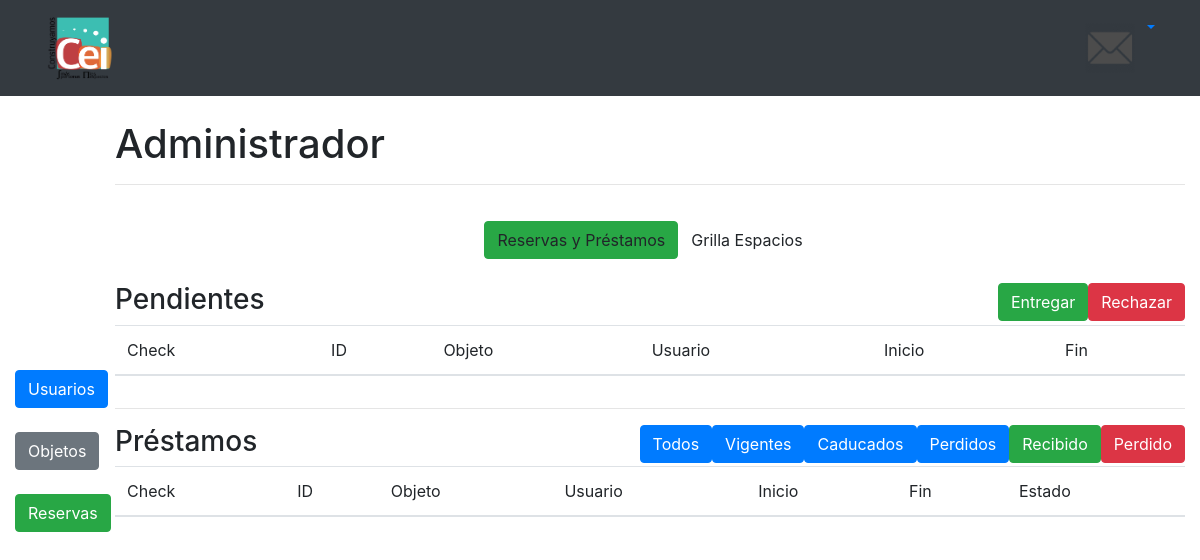
/administracion/reservas/ (signed in), run on an earlier commit of the app's database.
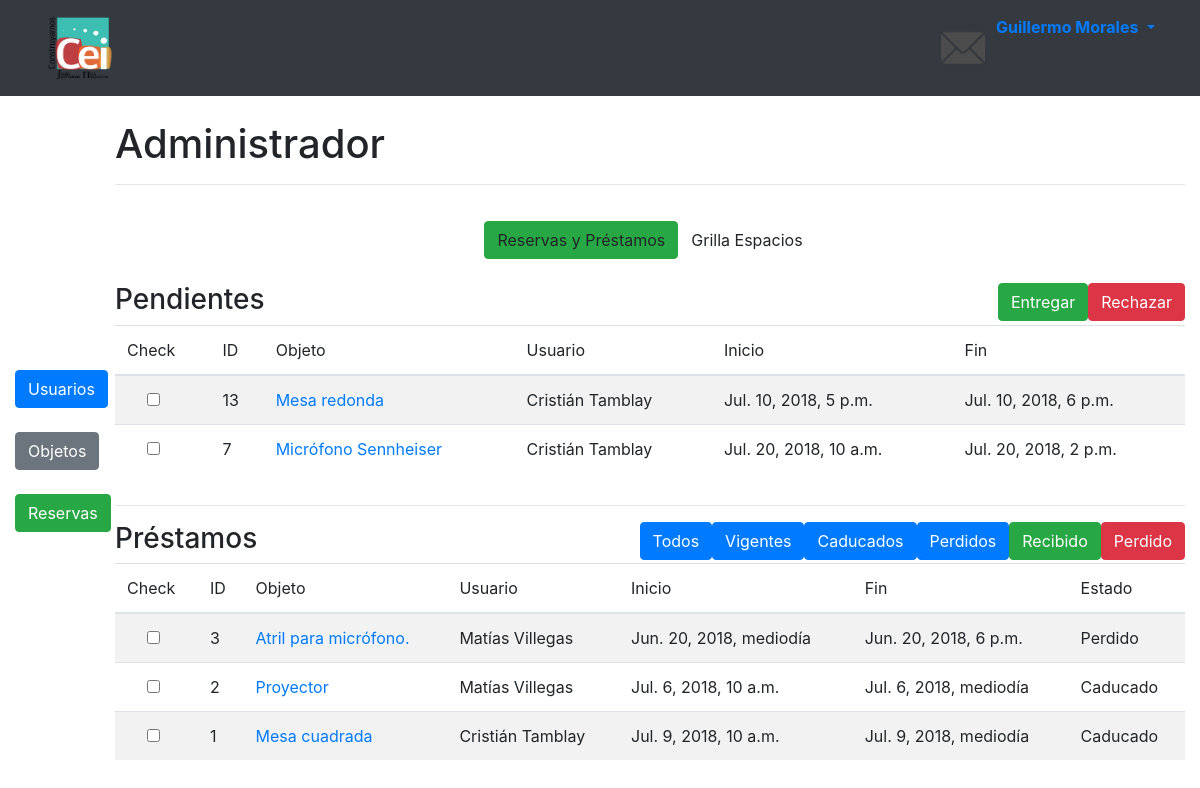
And on a later commit of the database.
### userprofile/models.py (models this page shows, shortened)
class Perfil(models.Model):
    nombre = models.CharField(max_length=200)
    rut = models.CharField(max_length=200)
    correo = models.OneToOneField(User, on_delete=models.CASCADE)
    habilitado = models.BooleanField()

### reservas/models.py (models this page shows, shortened)
class ReservaArticulo(models.Model):
    articulo = models.ForeignKey(Articulos, on_delete=models.CASCADE)
    perfil = models.ForeignKey(Perfil, on_delete=models.CASCADE)
    inicio = models.DateTimeField()
    final = models.DateTimeField()
    ESTADOS_RES = ((1, 'Pendiente'), (2, 'Entregado'), (3, 'Rechazado'))
    estado_reserva = models.IntegerField(choices=ESTADOS_RES, default=1)
    def get_cname(self):
        class_name = self.__class__.__name__
        return class_name

### articulos/models.py (models this page shows, shortened)
class Articulos(models.Model):
    ESTADOS_ART = ((1, 'Disponible'), (2, 'Prestado'), (3, 'Reparación'), (4, 'Perdido'))
    estado_articulo = models.IntegerField(choices=ESTADOS_ART, default=1)
    nombre_articulo = models.CharField(max_length=200)
    descripcion_articulo = models.CharField(max_length=1500)
    foto_articulo = models.ImageField(upload_to='uploads/fotos_articulos')

### prestamos/models.py (models this page shows)
class PrestamoArticulo(models.Model):
    reserva = models.ForeignKey(ReservaArticulo, on_delete=models.CASCADE)
    administrador = models.ForeignKey(Perfil, on_delete=models.CASCADE)
    ESTADOS_PRES = ((1, 'Vigente'), (2, 'Caducado'), (3, 'Perdido'))
    estado_prestamo = models.IntegerField(choices=ESTADOS_PRES, default=1)

### adminlanding/views.py (the view)
# urls.py: path('administracion/reservas/', admin_views.reservas),
def reservas(request):
    if not request.user.is_authenticated or not request.user.is_superuser:
        return redirect('/home/')
    else:
        perfil = Perfil.objects.get(correo=request.user.id)
        reservas_articulos = ReservaArticulo.objects.filter(estado_reserva=1)
        reservas_espacios = ReservaEspacio.objects.filter(estado_reserva=1)
        prestamos_articulos = PrestamoArticulo.objects.all()
        prestamos_espacios = PrestamoEspacio.objects.all()
        lista_reservas = list(reservas_articulos)+list(reservas_espacios)
        lista_prestamos = list(prestamos_articulos)+list(prestamos_espacios)
        lista_reservas.sort(key=lambda x: x.inicio)
        lista_prestamos.sort(key=lambda x: x.reserva.inicio)
        if request.method == 'POST':
            if 'todos' in request.POST:
                prestamos_articulos = PrestamoArticulo.objects.all()
                prestamos_espacios = PrestamoEspacio.objects.all()
                lista_prestamos = list(prestamos_articulos) + list(prestamos_espacios)
                context = {'perfil': perfil, 'lista_reservas': lista_reservas, 'lista_prestamos': lista_prestamos}
                return render(request, 'admin_landing/admin_reservas.html', context)
            elif 'filtro' in request.POST:
                prestamos_articulos = PrestamoArticulo.objects.filter(estado_prestamo=request.POST.get("filtro",""))
                prestamos_espacios = PrestamoEspacio.objects.filter(estado_prestamo=request.POST.get("filtro",""))
                lista_prestamos = list(prestamos_articulos) + list(prestamos_espacios)
                context = {'perfil': perfil, 'lista_reservas': lista_reservas, 'lista_prestamos': lista_prestamos}
                return render(request, 'admin_landing/admin_reservas.html', context)
            elif 'entregar' in request.POST:
                presionados = request.POST.getlist('checks[]')
                for marcado in presionados:
                    info = marcado.split(" ")
                    if 'ReservaArticulo' in info:
                        reserva = ReservaArticulo.objects.get(pk=info[0])
                        reserva.estado_reserva = 2
                        query = PrestamoArticulo(reserva=reserva, administrador=perfil, estado_prestamo=1)
                        query.save()
                        reserva.save()
                    else:
                        reserva = ReservaEspacio.objects.get(pk=info[0])
                        reserva.estado_reserva = 2
                        query = PrestamoEspacio(reserva=reserva, administrador=perfil, estado_prestamo=1)
                        query.save()
                        reserva.save()
                return HttpResponseRedirect('/administracion/reservas/')
            elif 'rechazar' in request.POST:
                presionados = request.POST.getlist('checks[]')
                for marcado in presionados:
                    info = marcado.split(" ")
                    if 'ReservaArticulo' in info:
                        reserva = ReservaArticulo.objects.get(pk=info[0])
                        reserva.estado_reserva = 3
                        reserva.save()
                    else:
                        reserva = ReservaEspacio.objects.get(pk=info[0])
                        reserva.estado_reserva = 3
                        reserva.save()
                    return HttpResponseRedirect('/administracion/reservas/')
        else:
            context = {'perfil': perfil, 'lista_reservas': lista_reservas, 'lista_prestamos': lista_prestamos}
            return render(request, 'admin_landing/admin_reservas.html', context)

### templates/admin_landing/admin_reservas.html (shortened to what the changed rows need)
{% extends "Layouts/GeneralLayout.html" %}
{% load static %}
{% load bootstrap4 %}
{% block cabeza %}
    <link rel="stylesheet" href="{% static 'css/reset.css' %}">
    <link rel="stylesheet" href="{% static 'css/style.css' %}">
{% endblock %}
{% block content %}
    <div class="container-fluid">
        <div class="row">
            <div class="col-11">
                <h1> Administrador </h1>
                <br/>
                <form action="" method="post">{% csrf_token %}
                    <div class="bodycontainer scrollable">
                        <table class="table table-hover table-striped">
                            <thead>
                        <tr>
                            <th scope="col">Check</th>
                            <th scope="col">ID</th>
                            <th scope="col">Objeto</th>
                            <th scope="col">Usuario</th>
                            <th scope="col">Inicio</th>
                            <th scope="col">Fin</th>
                        </tr>
                        </thead>
                        <tbody>
                        {% for reserva in lista_reservas %}
                            <tr>
                                <td><div class="form-check">
                                    <input type="checkbox" value="{{ reserva.id }} {{ reserva.get_cname }}" name="checks[]">
                                </div></td>
                                <td>{{ reserva.id }}</td>
                                {% if reserva.get_cname == 'ReservaArticulo' %}
                                <td><a href="/articulos/{{ reserva.articulo.id }}">{{ reserva.articulo.nombre_articulo }}</a></td>
                                {% else %}
                                <td><a href="#">{{ reserva.espacio.nombre_espacio }}</a></td>
                                {% endif %}
                                <td>{{ reserva.perfil.nombre }}</td>
                                <td>{{ reserva.inicio }}</td>
                                <td>{{ reserva.final }}</td>
                            </tr>
                        {% endfor %}
                        </tbody>
                        </table>
                    </div>
                </form>
            <form action="" method="post">{% csrf_token %}
                <div class="bodycontainer scrollable">
                    <table class="table table-hover table-striped">
                        <thead>
                        <tr>
                            <th scope="col">Check</th>
                            <th scope="col">ID</th>
                            <th scope="col">Objeto</th>
                            <th scope="col">Usuario</th>
                            <th scope="col">Inicio</th>
                            <th scope="col">Fin</th>
                            <th scope="col">Estado</th>
                        </tr>
                        </thead>
                        <tbody>
                        {% for prestamo in lista_prestamos %}
                            <tr>
                                <td><div class="form-check">
                                    <input type="checkbox">
                                </div></td>
                                <td>{{ prestamo.id }}</td>
                                {% if prestamo.reserva.get_cname == 'ReservaArticulo' %}
                                    <td><a href="/articulos/{{ prestamo.reserva.articulo.id }}">{{ prestamo.reserva.articulo.nombre_articulo }}</a></td>
                                {% else %}
                                    <td><a href="#">{{ prestamo.reserva.espacio.nombre_espacio }}</a></td>
                                {% endif %}
                                <td>{{ prestamo.reserva.perfil.nombre }}</td>
                                <td>{{ prestamo.reserva.inicio }}</td>
                                <td>{{ prestamo.reserva.final }}</td>
                                <td>{{ prestamo.get_estado_prestamo_display }}</td>
                            </tr>
                        {% endfor %}
                        </tbody>
                    </table>
                </div>
            </form>
            </div>
        </div>
    </div>
{% endblock %}

### templates/Layouts/TopBarCode.html (shortened to what this page needs)
<nav class="navbar navbar-expand-md navbar-dark bg-dark">
   <div class='container'>
      <a class="navbar-brand" href="{% url 'home' %}">
          <img id="LogoCEI" src="/media/cosas/logoCEI2014.png" onclick="" width="70" height="70" class="d-inline-block align-top" alt="">
      </a>
      <div class='collapse navbar-collapse' id='navbarCollapseLinks'>
        <ul class='navbar-nav ml-auto'>
          <li class='nav-item'>
              <a href='#' class='nav-link'><img id="Mail" src="/media/cosas/mailIcon.png" onclick="" width="50" height="50"></a>
          </li>
            {% if user.is_authenticated %}
                <li class="dropdown">
                    <a href="#" class="dropdown-toggle" data-toggle="dropdown">
                        <strong>{{ perfil.nombre }}</strong>
                    </a>
                </li>
            {% else %}
                <li class='nav-item'>
                   <p class="navbar-text">Usted no ha iniciado sesión</p>
                </li>
            {% endif %}
        </ul>
      </div>
  </div>
</nav>

What changed in the data, as far as the page shows it:
now on this page (row edited): Perfil: nombre "Guillermo Morales"
added ReservaArticulo: id "13", articulo.nombre_articulo "Mesa redonda", perfil.nombre "Cristián Tamblay", inicio "Jul. 10, 2018, 5 p.m.", final "Jul. 10, 2018, 6 p.m."
added ReservaArticulo: id "7", articulo.nombre_articulo "Micrófono Sennheiser", perfil.nombre "Cristián Tamblay", inicio "Jul. 20, 2018, 10 a.m.", final "Jul. 20, 2018, 2 p.m."
added PrestamoArticulo: id "3", reserva.articulo.nombre_articulo "Atril para micrófono.", reserva.perfil.nombre "Matías Villegas", reserva.inicio "Jun. 20, 2018, mediodía", reserva.final "Jun. 20, 2018, 6 p.m.", estado_prestamo "Perdido"
added PrestamoArticulo: id "2", reserva.articulo.nombre_articulo "Proyector", reserva.perfil.nombre "Matías Villegas", reserva.inicio "Jul. 6, 2018, 10 a.m.", reserva.final "Jul. 6, 2018, mediodía", estado_prestamo "Caducado"
added PrestamoArticulo: id "1", reserva.articulo.nombre_articulo "Mesa cuadrada", reserva.perfil.nombre "Cristián Tamblay", reserva.inicio "Jul. 9, 2018, 10 a.m.", reserva.final "Jul. 9, 2018, mediodía", estado_prestamo "Caducado"
